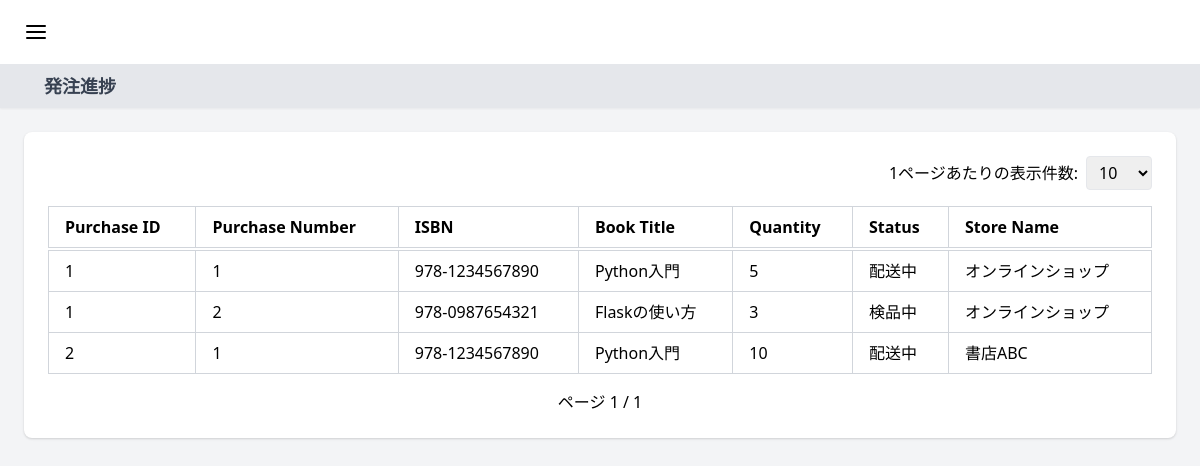
Screenshot of /order-progress with the database file from the repository.
### app/models.py (models this page shows)
class PurchaseDetail(db.Model):
    __tablename__ = "purchase_details"
    purchase_id = db.Column(
        db.Integer, db.ForeignKey("purchases.purchase_id"), primary_key=True
    )
    purchase_number = db.Column(db.Integer, primary_key=True)
    quantity = db.Column(db.Integer, nullable=False)
    isbn = db.Column(db.String, db.ForeignKey("books.isbn"), nullable=False)
    status = db.Column(db.String, nullable=False)

class Book(db.Model):
    __tablename__ = "books"
    isbn = db.Column(db.String, primary_key=True, unique=True)
    title = db.Column(db.String, nullable=False)
    genre = db.Column(db.String, nullable=False)
    publisher = db.Column(db.String, nullable=False)
    publication_date = db.Column(db.Date, nullable=False)
    pages = db.Column(db.Integer, nullable=False)
    size = db.Column(db.String, nullable=False)
    series = db.Column(db.String)
    retail_price = db.Column(db.Integer, nullable=False)
    inventories = db.relationship("Inventory", backref="book", lazy=True)
    order_details = db.relationship("OrderDetail", backref="book", lazy=True)

class Store(db.Model):
    __tablename__ = "stores"
    store_id = db.Column(db.Integer, primary_key=True)
    store_name = db.Column(db.String, nullable=False)
    inventories = db.relationship("Inventory", backref="store", lazy=True)
    purchases = db.relationship("Purchase", backref="store", lazy=True)

### app/routes.py (the view)
@main.route("/order-progress", methods=["POST", "GET"])
def order_progress():
    page = request.args.get("page", 1, type=int)
    per_page = request.args.get("per_page", 10, type=int)
    query = (
        db.session.query(PurchaseDetail, Purchase, Store, Book)
        .select_from(PurchaseDetail)
        .join(Purchase, PurchaseDetail.purchase_id == Purchase.purchase_id)
        .join(Store, Purchase.store_id == Store.store_id)
        .join(Book, PurchaseDetail.isbn == Book.isbn)
        .order_by(PurchaseDetail.purchase_id, PurchaseDetail.purchase_number)
        .paginate(page=page, per_page=per_page, error_out=False)
    )
    details = query.items
    return render_template(
        "order_progress.html",
        details=details,
        pagination=query,
        per_page=per_page,
    )

### app/templates/order_progress.html (shortened to what this page needs)
{% extends 'base.html' %}
{% block page_title %}
    発注進捗
{% endblock %}
{% block content %}
    <div class="flex justify-end mb-4">
        <form method="get" class="flex items-center">
            <label for="per_page" class="mr-2">1ページあたりの表示件数:</label>
            <select name="per_page" id="per_page" onchange="this.form.submit()" class="border px-2 py-1 rounded">
                <option value="10" {% if per_page == 10 %}selected{% endif %}>10</option>
            </select>
        </form>
    </div>
    <table class="min-w-full table-auto border-collapse border border-gray-300 mb-4">
        <thead>
            <tr class="border-b-4 border-double border-gray-300">
                <th class="px-4 py-2 text-left border border-gray-300">Purchase ID</th>
                <th class="px-4 py-2 text-left border border-gray-300">Purchase Number</th>
                <th class="px-4 py-2 text-left border border-gray-300">ISBN</th>
                <th class="px-4 py-2 text-left border border-gray-300">Book Title</th>
                <th class="px-4 py-2 text-left border border-gray-300">Quantity</th>
                <th class="px-4 py-2 text-left border border-gray-300">Status</th>
                <th class="px-4 py-2 text-left border border-gray-300">Store Name</th>
            </tr>
        </thead>
        <tbody>
            {% for detail, purchase, store, book in details %}
                <tr>
                    <td class="px-4 py-2 border border-gray-300">{{ detail.purchase_id }}</td>
                    <td class="px-4 py-2 border border-gray-300">{{ detail.purchase_number }}</td>
                    <td class="px-4 py-2 border border-gray-300">{{ detail.isbn }}</td>
                    <td class="px-4 py-2 border border-gray-300">{{ book.title }}</td>
                    <td class="px-4 py-2 border border-gray-300">{{ detail.quantity }}</td>
                    <td class="px-4 py-2 border border-gray-300">{{ detail.status }}</td>
                    <td class="px-4 py-2 border border-gray-300">{{ store.store_name }}</td>
                </tr>
            {% endfor %}
        </tbody>
    </table>
    <div class="flex justify-between items-center">
        <div>
            <span>ページ {{ pagination.page }} / {{ pagination.pages }}</span>
        </div>
    </div>
{% endblock %}

### app/templates/base.html (shortened to what this page needs)
<!DOCTYPE html>
<html lang="ja">
<head>
    <link href="https://cdnjs.cloudflare.com/ajax/libs/tailwindcss/2.2.19/tailwind.min.css" rel="stylesheet">
    <link rel="stylesheet" href="static/css/styles.css">
</head>
<body class="bg-gray-100">
    <div id="main-content" class="main-content">
        <header class="bg-white shadow-sm">
            <div class="flex items-center h-16 px-4">
                <button onclick="toggleSidebar()" class="p-2 hover:bg-gray-100 rounded-lg">
                    <i data-feather="menu"></i>
                </button>
            </div>
        </header>
        <div class="bg-gray-200 py-2 px-4 shadow-sm">
            <h2 class="text-lg font-semibold text-gray-700 ml-7">
                {% block page_title %}{% endblock %}
            </h2>
        </div>
        <main class="p-6">
            <div class="bg-white rounded-lg shadow p-6">
                {% block content %}{% endblock %}
            </div>
        </main>
    </div>
</body>
</html>

### rows the page displays
PurchaseDetail: purchase_id "1", purchase_number "1", isbn "978-1234567890", title "Python入門", quantity "5", status "配送中", store_name "オンラインショップ"
PurchaseDetail: purchase_id "1", purchase_number "2", isbn "978-0987654321", title "Flaskの使い方", quantity "3", status "検品中", store_name "オンラインショップ"
PurchaseDetail: purchase_id "2", purchase_number "1", isbn "978-1234567890", title "Python入門", quantity "10", status "配送中", store_name "書店ABC"

### other values shown
{{ pagination.page }} "1"
{{ pagination.pages }} "1"
